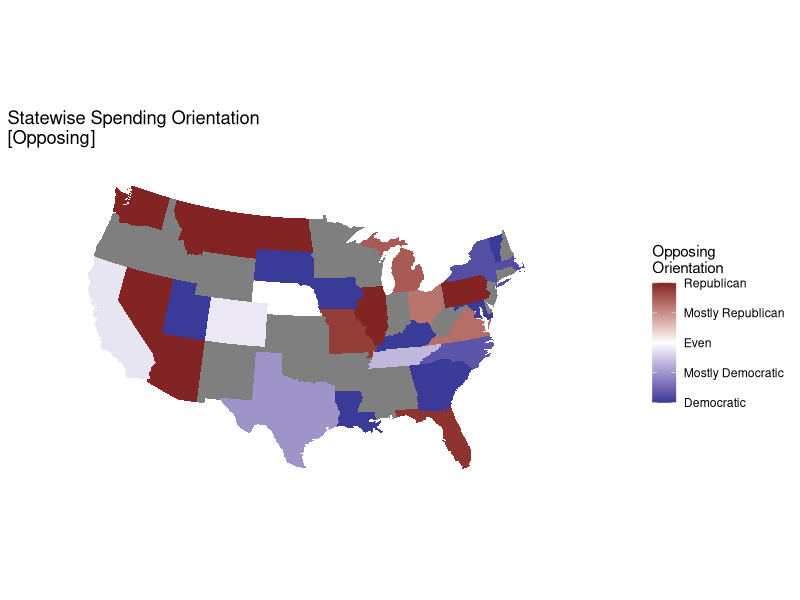

Here is the R script that generated this plot:
#!/usr/bin/Rscript

require(ggplot2)
require(plyr)
require(maps)
require(grid)
require(mapproj)
require(scales)

pac <- read.csv("./committee_summary.csv", header=TRUE)
p <- pac
names(p)[12] <- "receipts"

or <- ddply(p, "state", summarize, or = sum(IEs.oppose.reps, na.rm=TRUE))

states_map <- map_data("state")

or$statelc <- tolower(state.name[match(or$state, state.abb)])

or$statelc[9] <- "district of columbia"

od <- ddply(p, "state", summarize, od = sum(IEs.oppose.dems, na.rm=TRUE))

op <- or

op$od <- od$od

pscore <- (op$od-op$or)/(op$od+op$or)

qpscore <- quantile(pscore, c(0.0, 0.2, 0.4, 0.6, 0.8, 1.0), na.rm=TRUE)

clean_theme <- theme(axis.title = element_blank(), axis.text=element_blank(), panel.background=element_blank(), panel.grid=element_blank(), axis.ticks.length = unit(0, "cm"), complete=TRUE)

ggplot(op, aes(map_id = statelc, fill=(od-or)/(od+or)))+ geom_map(map=states_map) + expand_limits(x=states_map$long, y=states_map$lat)+coord_map("polyconic") + scale_fill_gradient2(high=muted("red"), low=muted("blue"), mid="white",labels=c("Democratic","Mostly Democratic", "Even", "Mostly Republican", "Republican")) + labs(fill="Opposing\nOrientation") + ggtitle("Statewise Spending Orientation\n[Opposing]") +clean_theme
